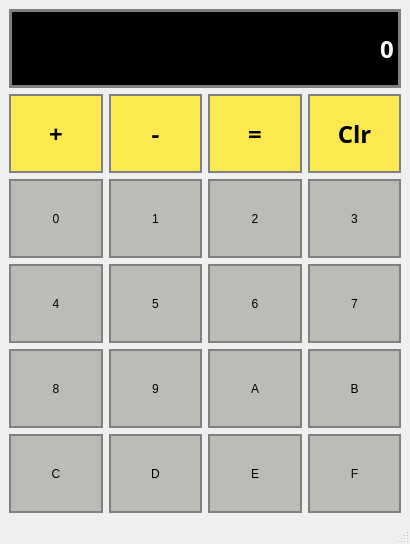
<?xml version="1.0" encoding="UTF-8"?>
<ui version="4.0">
 <class>Calculator</class>
 <widget class="QMainWindow" name="Calculator">
  <property name="geometry">
   <rect>
    <x>0</x>
    <y>0</y>
    <width>410</width>
    <height>544</height>
   </rect>
  </property>
  <property name="windowTitle">
   <string>Calculator</string>
  </property>
  <widget class="QWidget" name="centralwidget">
   <layout class="QGridLayout" name="gridLayout">
    <item row="3" column="3">
     <widget class="QPushButton" name="Button7">
      <property name="sizePolicy">
       <sizepolicy hsizetype="Expanding" vsizetype="Expanding">
        <horstretch>0</horstretch>
        <verstretch>0</verstretch>
       </sizepolicy>
      </property>
      <property name="styleSheet">
       <string notr="true">QPushButton{
	
	background-color: rgb(186, 189, 182);
	border: 2px solid gray;
	padding: 5px;
}

QPushButton:pressed{
	background-color: rgb(252, 175, 62);
	border: 2px solid gray;
	padding: 5px;
}</string>
      </property>
      <property name="text">
       <string>7</string>
      </property>
     </widget>
    </item>
    <item row="3" column="1">
     <widget class="QPushButton" name="Button5">
      <property name="sizePolicy">
       <sizepolicy hsizetype="Expanding" vsizetype="Expanding">
        <horstretch>0</horstretch>
        <verstretch>0</verstretch>
       </sizepolicy>
      </property>
      <property name="styleSheet">
       <string notr="true">QPushButton{
	
	background-color: rgb(186, 189, 182);
	border: 2px solid gray;
	padding: 5px;
}

QPushButton:pressed{
	background-color: rgb(252, 175, 62);
	border: 2px solid gray;
	padding: 5px;
}</string>
      </property>
      <property name="text">
       <string>5</string>
      </property>
     </widget>
    </item>
    <item row="2" column="2">
     <widget class="QPushButton" name="Button2">
      <property name="sizePolicy">
       <sizepolicy hsizetype="Expanding" vsizetype="Expanding">
        <horstretch>0</horstretch>
        <verstretch>0</verstretch>
       </sizepolicy>
      </property>
      <property name="styleSheet">
       <string notr="true">QPushButton{
	
	background-color: rgb(186, 189, 182);
	border: 2px solid gray;
	padding: 5px;
}

QPushButton:pressed{
	background-color: rgb(252, 175, 62);
	border: 2px solid gray;
	padding: 5px;
}</string>
      </property>
      <property name="text">
       <string>2</string>
      </property>
     </widget>
    </item>
    <item row="1" column="3">
     <widget class="QPushButton" name="Clear">
      <property name="sizePolicy">
       <sizepolicy hsizetype="Expanding" vsizetype="Expanding">
        <horstretch>0</horstretch>
        <verstretch>0</verstretch>
       </sizepolicy>
      </property>
      <property name="font">
       <font>
        <family>Ubuntu Mono</family>
        <pointsize>18</pointsize>
        <bold>true</bold>
       </font>
      </property>
      <property name="styleSheet">
       <string notr="true">QPushButton{
	background-color: rgb(252, 233, 79);
	border: 2px solid gray;
	padding: 5px;
}

QPushButton:pressed{
	background-color: rgb(252, 175, 62);
	border: 2px solid gray;
	padding: 5px;
}</string>
      </property>
      <property name="text">
       <string>Clr</string>
      </property>
     </widget>
    </item>
    <item row="2" column="0">
     <widget class="QPushButton" name="Button0">
      <property name="sizePolicy">
       <sizepolicy hsizetype="Expanding" vsizetype="Expanding">
        <horstretch>0</horstretch>
        <verstretch>0</verstretch>
       </sizepolicy>
      </property>
      <property name="styleSheet">
       <string notr="true">QPushButton{
	
	background-color: rgb(186, 189, 182);
	border: 2px solid gray;
	padding: 5px;
}

QPushButton:pressed{
	background-color: rgb(252, 175, 62);
	border: 2px solid gray;
	padding: 5px;
}</string>
      </property>
      <property name="text">
       <string>0</string>
      </property>
     </widget>
    </item>
    <item row="4" column="1">
     <widget class="QPushButton" name="Button9">
      <property name="sizePolicy">
       <sizepolicy hsizetype="Expanding" vsizetype="Expanding">
        <horstretch>0</horstretch>
        <verstretch>0</verstretch>
       </sizepolicy>
      </property>
      <property name="styleSheet">
       <string notr="true">QPushButton{
	
	background-color: rgb(186, 189, 182);
	border: 2px solid gray;
	padding: 5px;
}

QPushButton:pressed{
	background-color: rgb(252, 175, 62);
	border: 2px solid gray;
	padding: 5px;
}</string>
      </property>
      <property name="text">
       <string>9</string>
      </property>
     </widget>
    </item>
    <item row="4" column="0">
     <widget class="QPushButton" name="Button8">
      <property name="sizePolicy">
       <sizepolicy hsizetype="Expanding" vsizetype="Expanding">
        <horstretch>0</horstretch>
        <verstretch>0</verstretch>
       </sizepolicy>
      </property>
      <property name="styleSheet">
       <string notr="true">QPushButton{
	
	background-color: rgb(186, 189, 182);
	border: 2px solid gray;
	padding: 5px;
}

QPushButton:pressed{
	background-color: rgb(252, 175, 62);
	border: 2px solid gray;
	padding: 5px;
}</string>
      </property>
      <property name="text">
       <string>8</string>
      </property>
     </widget>
    </item>
    <item row="1" column="2">
     <widget class="QPushButton" name="Equals">
      <property name="sizePolicy">
       <sizepolicy hsizetype="Expanding" vsizetype="Expanding">
        <horstretch>0</horstretch>
        <verstretch>0</verstretch>
       </sizepolicy>
      </property>
      <property name="font">
       <font>
        <family>Ubuntu Mono</family>
        <pointsize>18</pointsize>
        <bold>true</bold>
       </font>
      </property>
      <property name="styleSheet">
       <string notr="true">QPushButton{
	background-color: rgb(252, 233, 79);
	border: 2px solid gray;
	padding: 5px;
}

QPushButton:pressed{
	background-color: rgb(252, 175, 62);
	border: 2px solid gray;
	padding: 5px;
}</string>
      </property>
      <property name="text">
       <string> = </string>
      </property>
     </widget>
    </item>
    <item row="3" column="2">
     <widget class="QPushButton" name="Button6">
      <property name="sizePolicy">
       <sizepolicy hsizetype="Expanding" vsizetype="Expanding">
        <horstretch>0</horstretch>
        <verstretch>0</verstretch>
       </sizepolicy>
      </property>
      <property name="styleSheet">
       <string notr="true">QPushButton{
	
	background-color: rgb(186, 189, 182);
	border: 2px solid gray;
	padding: 5px;
}

QPushButton:pressed{
	background-color: rgb(252, 175, 62);
	border: 2px solid gray;
	padding: 5px;
}</string>
      </property>
      <property name="text">
       <string>6</string>
      </property>
     </widget>
    </item>
    <item row="0" column="0" colspan="4">
     <widget class="QLineEdit" name="Display">
      <property name="sizePolicy">
       <sizepolicy hsizetype="Preferred" vsizetype="Expanding">
        <horstretch>0</horstretch>
        <verstretch>0</verstretch>
       </sizepolicy>
      </property>
      <property name="font">
       <font>
        <family>Ubuntu Mono</family>
        <pointsize>18</pointsize>
        <bold>true</bold>
       </font>
      </property>
      <property name="styleSheet">
       <string notr="true">QLineEdit{
	background-color: black;
	border: 3px solid gray;
	color: #ffffff
}

</string>
      </property>
      <property name="inputMask">
       <string/>
      </property>
      <property name="text">
       <string>0</string>
      </property>
      <property name="alignment">
       <set>Qt::AlignRight|Qt::AlignTrailing|Qt::AlignVCenter</set>
      </property>
     </widget>
    </item>
    <item row="1" column="1">
     <widget class="QPushButton" name="Subtract">
      <property name="sizePolicy">
       <sizepolicy hsizetype="Expanding" vsizetype="Expanding">
        <horstretch>0</horstretch>
        <verstretch>0</verstretch>
       </sizepolicy>
      </property>
      <property name="font">
       <font>
        <family>Ubuntu Mono</family>
        <pointsize>18</pointsize>
        <bold>true</bold>
       </font>
      </property>
      <property name="styleSheet">
       <string notr="true">QPushButton{
	background-color: rgb(252, 233, 79);
	border: 2px solid gray;
	padding: 5px;
}

QPushButton:pressed{
	background-color: rgb(252, 175, 62);
	border: 2px solid gray;
	padding: 5px;
}</string>
      </property>
      <property name="text">
       <string> - </string>
      </property>
     </widget>
    </item>
    <item row="2" column="1">
     <widget class="QPushButton" name="Button1">
      <property name="sizePolicy">
       <sizepolicy hsizetype="Expanding" vsizetype="Expanding">
        <horstretch>0</horstretch>
        <verstretch>0</verstretch>
       </sizepolicy>
      </property>
      <property name="styleSheet">
       <string notr="true">QPushButton{
	
	background-color: rgb(186, 189, 182);
	border: 2px solid gray;
	padding: 5px;
}

QPushButton:pressed{
	background-color: rgb(252, 175, 62);
	border: 2px solid gray;
	padding: 5px;
}</string>
      </property>
      <property name="text">
       <string>1</string>
      </property>
     </widget>
    </item>
    <item row="4" column="2">
     <widget class="QPushButton" name="Button10">
      <property name="sizePolicy">
       <sizepolicy hsizetype="Expanding" vsizetype="Expanding">
        <horstretch>0</horstretch>
        <verstretch>0</verstretch>
       </sizepolicy>
      </property>
      <property name="styleSheet">
       <string notr="true">QPushButton{
	
	background-color: rgb(186, 189, 182);
	border: 2px solid gray;
	padding: 5px;
}

QPushButton:pressed{
	background-color: rgb(252, 175, 62);
	border: 2px solid gray;
	padding: 5px;
}</string>
      </property>
      <property name="text">
       <string>A</string>
      </property>
     </widget>
    </item>
    <item row="2" column="3">
     <widget class="QPushButton" name="Button3">
      <property name="sizePolicy">
       <sizepolicy hsizetype="Expanding" vsizetype="Expanding">
        <horstretch>0</horstretch>
        <verstretch>0</verstretch>
       </sizepolicy>
      </property>
      <property name="styleSheet">
       <string notr="true">QPushButton{
	
	background-color: rgb(186, 189, 182);
	border: 2px solid gray;
	padding: 5px;
}

QPushButton:pressed{
	background-color: rgb(252, 175, 62);
	border: 2px solid gray;
	padding: 5px;
}</string>
      </property>
      <property name="text">
       <string>3</string>
      </property>
     </widget>
    </item>
    <item row="4" column="3">
     <widget class="QPushButton" name="Button11">
      <property name="sizePolicy">
       <sizepolicy hsizetype="Expanding" vsizetype="Expanding">
        <horstretch>0</horstretch>
        <verstretch>0</verstretch>
       </sizepolicy>
      </property>
      <property name="styleSheet">
       <string notr="true">QPushButton{
	
	background-color: rgb(186, 189, 182);
	border: 2px solid gray;
	padding: 5px;
}

QPushButton:pressed{
	background-color: rgb(252, 175, 62);
	border: 2px solid gray;
	padding: 5px;
}</string>
      </property>
      <property name="text">
       <string>B</string>
      </property>
     </widget>
    </item>
    <item row="1" column="0">
     <widget class="QPushButton" name="Add">
      <property name="sizePolicy">
       <sizepolicy hsizetype="Expanding" vsizetype="Expanding">
        <horstretch>0</horstretch>
        <verstretch>0</verstretch>
       </sizepolicy>
      </property>
      <property name="font">
       <font>
        <family>Ubuntu Mono</family>
        <pointsize>18</pointsize>
        <bold>true</bold>
       </font>
      </property>
      <property name="styleSheet">
       <string notr="true">QPushButton{
	background-color: rgb(252, 233, 79);
	border: 2px solid gray;
	padding: 5px;
}

QPushButton:pressed{
	background-color: rgb(252, 175, 62);
	border: 2px solid gray;
	padding: 5px;
}</string>
      </property>
      <property name="text">
       <string> + </string>
      </property>
     </widget>
    </item>
    <item row="3" column="0">
     <widget class="QPushButton" name="Button4">
      <property name="sizePolicy">
       <sizepolicy hsizetype="Expanding" vsizetype="Expanding">
        <horstretch>0</horstretch>
        <verstretch>0</verstretch>
       </sizepolicy>
      </property>
      <property name="styleSheet">
       <string notr="true">QPushButton{
	
	background-color: rgb(186, 189, 182);
	border: 2px solid gray;
	padding: 5px;
}

QPushButton:pressed{
	background-color: rgb(252, 175, 62);
	border: 2px solid gray;
	padding: 5px;
}</string>
      </property>
      <property name="text">
       <string>4</string>
      </property>
     </widget>
    </item>
    <item row="5" column="0">
     <widget class="QPushButton" name="Button12">
      <property name="sizePolicy">
       <sizepolicy hsizetype="Expanding" vsizetype="Expanding">
        <horstretch>0</horstretch>
        <verstretch>0</verstretch>
       </sizepolicy>
      </property>
      <property name="styleSheet">
       <string notr="true">QPushButton{
	
	background-color: rgb(186, 189, 182);
	border: 2px solid gray;
	padding: 5px;
}

QPushButton:pressed{
	background-color: rgb(252, 175, 62);
	border: 2px solid gray;
	padding: 5px;
}</string>
      </property>
      <property name="text">
       <string>C</string>
      </property>
     </widget>
    </item>
    <item row="5" column="1">
     <widget class="QPushButton" name="Button13">
      <property name="sizePolicy">
       <sizepolicy hsizetype="Expanding" vsizetype="Expanding">
        <horstretch>0</horstretch>
        <verstretch>0</verstretch>
       </sizepolicy>
      </property>
      <property name="styleSheet">
       <string notr="true">QPushButton{
	
	background-color: rgb(186, 189, 182);
	border: 2px solid gray;
	padding: 5px;
}

QPushButton:pressed{
	background-color: rgb(252, 175, 62);
	border: 2px solid gray;
	padding: 5px;
}</string>
      </property>
      <property name="text">
       <string>D</string>
      </property>
     </widget>
    </item>
    <item row="5" column="2">
     <widget class="QPushButton" name="Button14">
      <property name="sizePolicy">
       <sizepolicy hsizetype="Expanding" vsizetype="Expanding">
        <horstretch>0</horstretch>
        <verstretch>0</verstretch>
       </sizepolicy>
      </property>
      <property name="styleSheet">
       <string notr="true">QPushButton{
	
	background-color: rgb(186, 189, 182);
	border: 2px solid gray;
	padding: 5px;
}

QPushButton:pressed{
	background-color: rgb(252, 175, 62);
	border: 2px solid gray;
	padding: 5px;
}</string>
      </property>
      <property name="text">
       <string>E</string>
      </property>
     </widget>
    </item>
    <item row="5" column="3">
     <widget class="QPushButton" name="Button15">
      <property name="sizePolicy">
       <sizepolicy hsizetype="Expanding" vsizetype="Expanding">
        <horstretch>0</horstretch>
        <verstretch>0</verstretch>
       </sizepolicy>
      </property>
      <property name="styleSheet">
       <string notr="true">QPushButton{
	
	background-color: rgb(186, 189, 182);
	border: 2px solid gray;
	padding: 5px;
}

QPushButton:pressed{
	background-color: rgb(252, 175, 62);
	border: 2px solid gray;
	padding: 5px;
}</string>
      </property>
      <property name="text">
       <string>F</string>
      </property>
     </widget>
    </item>
   </layout>
  </widget>
  <widget class="QMenuBar" name="menubar">
   <property name="geometry">
    <rect>
     <x>0</x>
     <y>0</y>
     <width>410</width>
     <height>22</height>
    </rect>
   </property>
  </widget>
  <widget class="QStatusBar" name="statusbar"/>
 </widget>
 <resources/>
 <connections/>
</ui>
